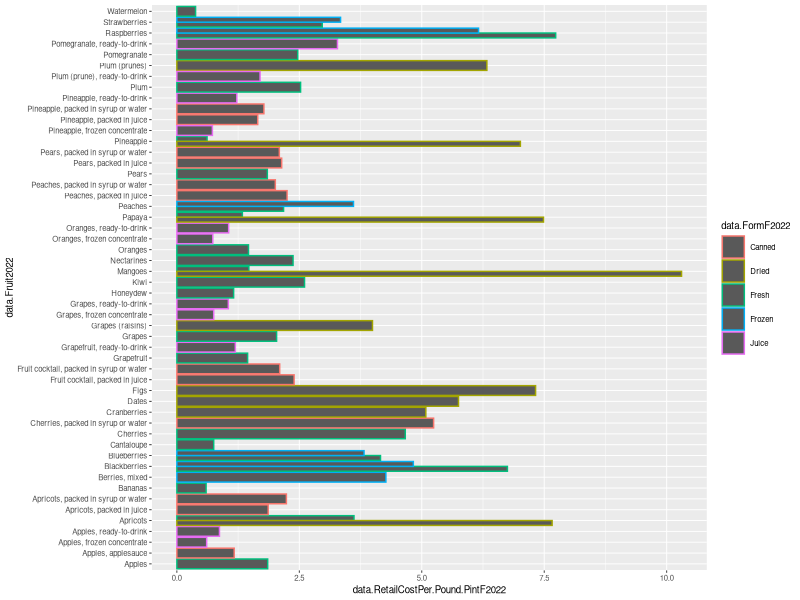
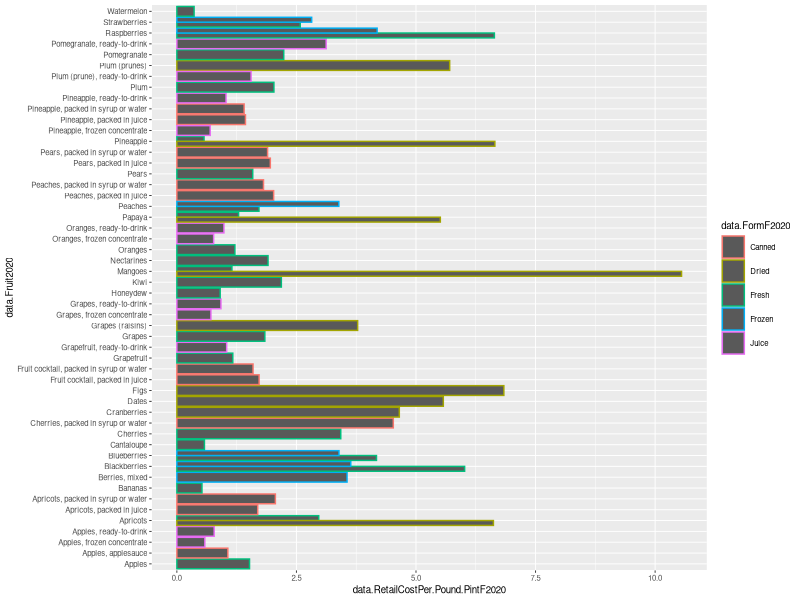
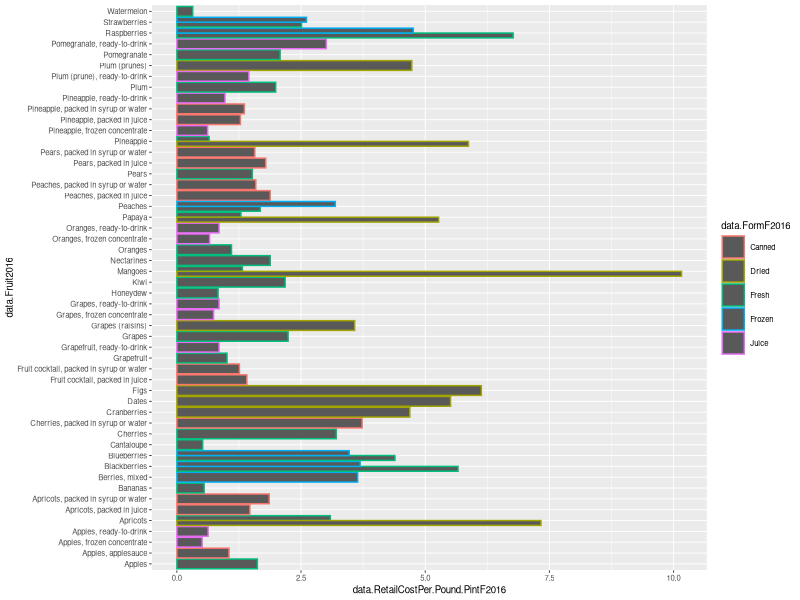
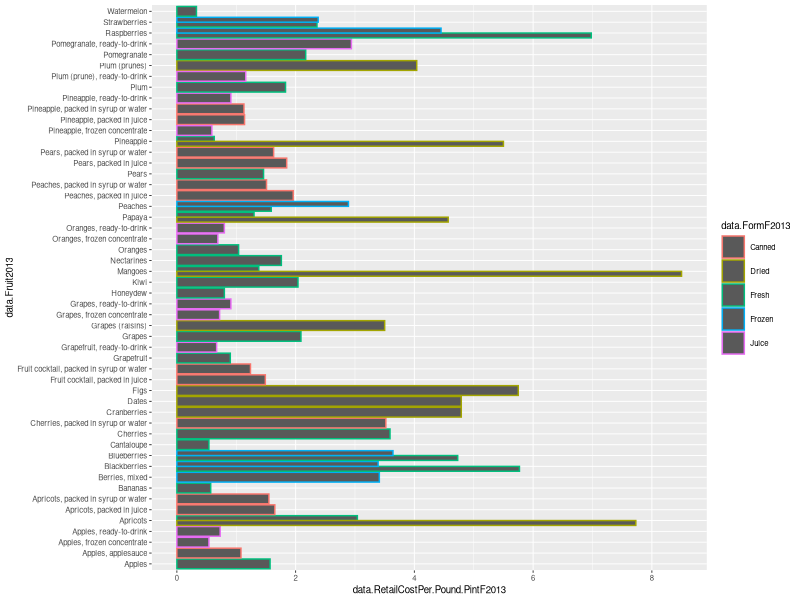
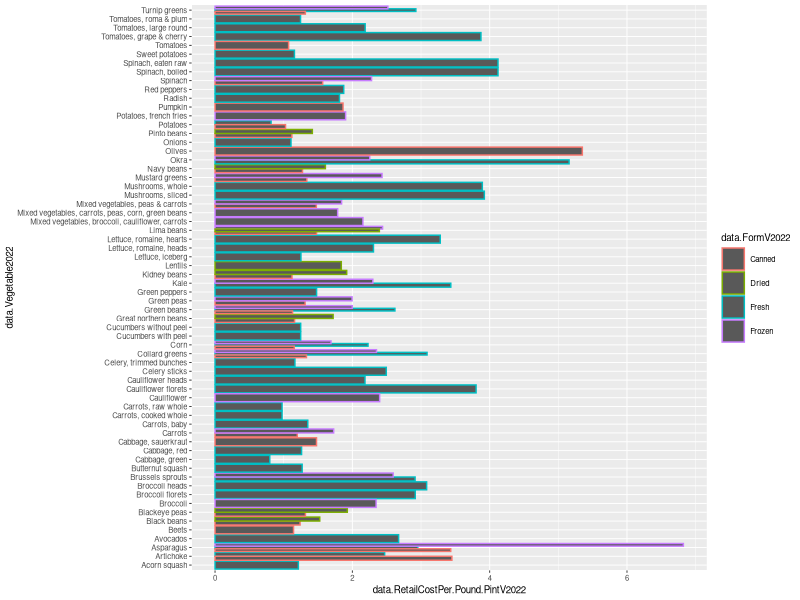
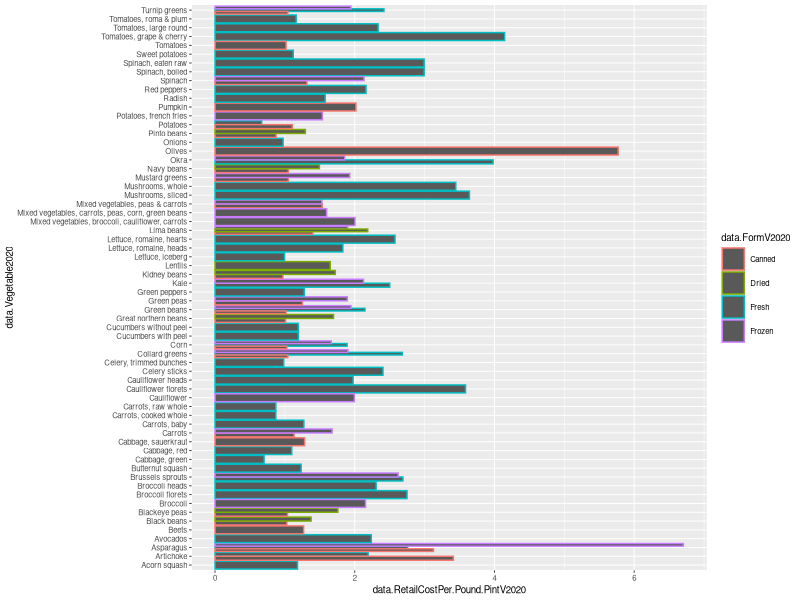
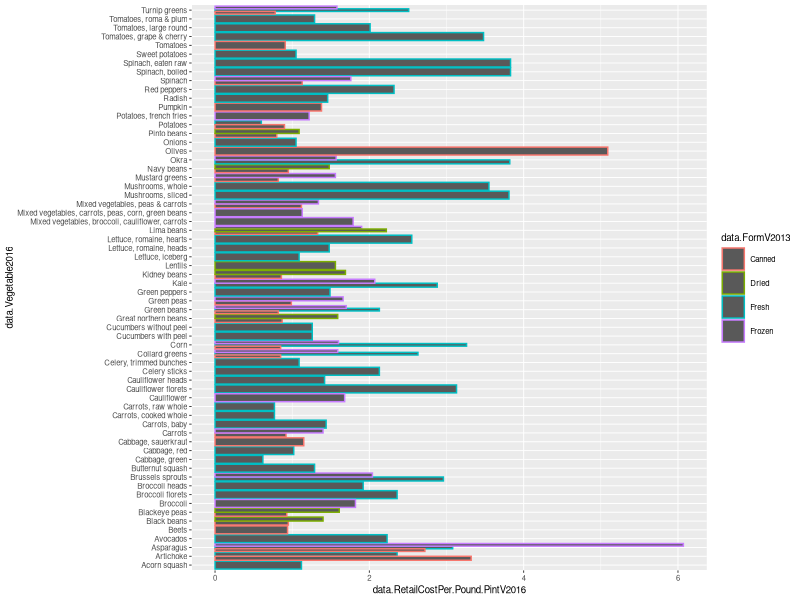
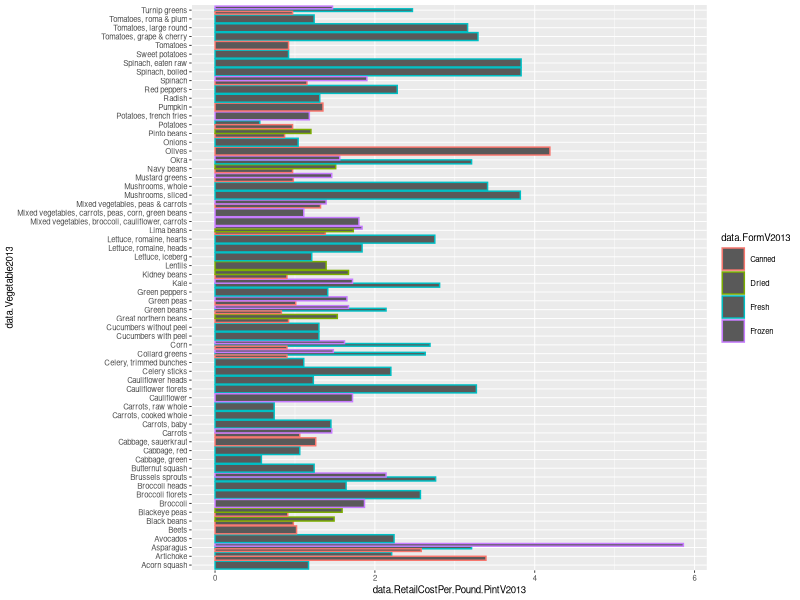

Write the R code that produced these figures, in order.
## ---- chunk 1
# Load ggplot2
library(ggplot2)

data <- read.csv("ProjectData.csv")

dataFruit <- data.frame(
  data$Fruit2022, data$FormF2022, data$RetailCostPer.Pound.PintF2022,
  data$Fruit2020, data$FormF2020, data$RetailCostPer.Pound.PintF2020,
  data$Fruit2016, data$FormF2016, data$RetailCostPer.Pound.PintF2016,
  data$Fruit2013, data$FormF2013, data$RetailCostPer.Pound.PintF2013
  )
dataVeg <- data.frame(
  data$Vegetable2022, data$FormV2022, data$RetailCostPer.Pound.PintV2022,
  data$Vegetable2020, data$FormV2020, data$RetailCostPer.Pound.PintV2020,
  data$Vegetable2016, data$FormV2016, data$RetailCostPer.Pound.PintV2016,
  data$Vegetable2013, data$FormV2013, data$RetailCostPer.Pound.PintV2013
  )

#Clean up the fruit/veg data (remove na rows):
print("Note: Some fruits/vegetables do not have price data for all 4 years can be excluded (example: Zucchinis only have data in 2022/2020)")
dataFruit <- na.omit(dataFruit)
dataVeg <- na.omit(dataVeg)

# Barplot
ggplot(dataFruit, aes(x=data.RetailCostPer.Pound.PintF2022, y=data.Fruit2022, color = data.FormF2022, shape = data.FormF2022)) + geom_bar(position="dodge", stat = "identity") + theme_gray(base_size = 7)
ggplot(dataFruit, aes(x=data.RetailCostPer.Pound.PintF2020, y=data.Fruit2020, color = data.FormF2020, shape = data.FormF2020)) + geom_bar(position="dodge", stat = "identity") + theme_gray(base_size = 7)
ggplot(dataFruit, aes(x=data.RetailCostPer.Pound.PintF2016, y=data.Fruit2016, color = data.FormF2016, shape = data.FormF2016)) + geom_bar(position="dodge", stat = "identity") + theme_gray(base_size = 7)
ggplot(dataFruit, aes(x=data.RetailCostPer.Pound.PintF2013, y=data.Fruit2013, color = data.FormF2013, shape = data.FormF2013)) + geom_bar(position="dodge", stat = "identity") + theme_gray(base_size = 7)
ggplot(dataVeg, aes(x=data.RetailCostPer.Pound.PintV2022, y=data.Vegetable2022, color = data.FormV2022, shape = data.FormV2022)) + geom_bar(position="dodge", stat = "identity") + theme_gray(base_size = 7)
ggplot(dataVeg, aes(x=data.RetailCostPer.Pound.PintV2020, y=data.Vegetable2020, color = data.FormV2020, shape = data.FormV2020)) + geom_bar(position="dodge", stat = "identity") + theme_gray(base_size = 7)
ggplot(dataVeg, aes(x=data.RetailCostPer.Pound.PintV2016, y=data.Vegetable2016, color = data.FormV2013, shape = data.FormV2016)) + geom_bar(position="dodge", stat = "identity") + theme_gray(base_size = 7)
ggplot(dataVeg, aes(x=data.RetailCostPer.Pound.PintV2013, y=data.Vegetable2013, color = data.FormV2013, shape = data.FormV2013)) + geom_bar(position="dodge", stat = "identity") + theme_gray(base_size = 7)
#U.S. Department of Agriculture, Economic Research Service. (2024). Fruit and vegetable prices.
#Large variance in fruit prices
## ---- chunk 2
print(dataFruit)
print(dataVeg)
## ---- chunk 3
# Checking the mean price across years
# Fruits
fruit_retail_cost <- data.frame(RetailCost_2013 = dataFruit$data.RetailCostPer.Pound.PintF2013, 
                                    RetailCost_2016 = dataFruit$data.RetailCostPer.Pound.PintF2016, 
                                    RetailCost_2020 = dataFruit$data.RetailCostPer.Pound.PintF2020, 
                                    RetailCost_2022 = dataFruit$data.RetailCostPer.Pound.PintF2022)

print(fruit_retail_cost)

# Vegetables
veg_retail_cost <- data.frame(RetailCost_2013 = dataVeg$data.RetailCostPer.Pound.PintV2013,
                              RetailCost_2016 = dataVeg$data.RetailCostPer.Pound.PintV2016,
                              RetailCost_2020 = dataVeg$data.RetailCostPer.Pound.PintV2020,
                              RetailCost_2022 = dataVeg$data.RetailCostPer.Pound.PintV2022)
print(veg_retail_cost)
## ---- chunk 4
summary(fruit_retail_cost) # We can see there is increase in mean prices over the time span
## ---- chunk 5
summary(veg_retail_cost) # We can see there is increase in mean prices over the time span
## ---- chunk 6
dataF2022 <- data.frame(
  cost <- data$RetailCostPer.Pound.PintF2022,
  year <- 2022
)
dataF2020 <- data.frame(
  cost <- data$RetailCostPer.Pound.PintF2020,
  year <- 2020
)
dataF2016 <- data.frame(
  cost <- data$RetailCostPer.Pound.PintF2016,
  year <- 2016
)
dataF2013 <- data.frame(
  cost <- data$RetailCostPer.Pound.PintF2013,
  year <- 2013
)

dataF <- data.frame(
  cost <- c(dataF2022$cost, dataF2020$cost, dataF2016$cost, dataF2013$cost),
  year <- c(dataF2022$year, dataF2020$year, dataF2016$year, dataF2013$year)
)

levels(dataF$year)
boxplot(cost ~ year, data = dataF)

dataV2022 <- data.frame(
  cost <- data$RetailCostPer.Pound.PintV2022,
  year <- 2022
)
dataV2020 <- data.frame(
  cost <- data$RetailCostPer.Pound.PintV2020,
  year <- 2020
)
dataV2016 <- data.frame(
  cost <- data$RetailCostPer.Pound.PintV2016,
  year <- 2016
)
dataV2013 <- data.frame(
  cost <- data$RetailCostPer.Pound.PintV2013,
  year <- 2013
)

dataV <- data.frame(
  cost <- c(dataV2022$cost, dataV2020$cost, dataV2016$cost, dataV2013$cost),
  year <- c(dataV2022$year, dataV2020$year, dataV2016$year, dataV2013$year)
)

levels(dataV$year)
boxplot(cost ~ year, data = dataV)
## ---- chunk 7
# Let's plot a graph to see the overall price trend
library(ggplot2)

years <- c(2013, 2016, 2020, 2022)
fruit_retail_cost_avg <- c(mean(fruit_retail_cost$RetailCost_2013),
                           mean(fruit_retail_cost$RetailCost_2016),
                           mean(fruit_retail_cost$RetailCost_2020),
                                mean(fruit_retail_cost$RetailCost_2022))

veg_retail_cost_avg <- c(mean(veg_retail_cost$RetailCost_2013),
                         mean(veg_retail_cost$RetailCost_2016),
                         mean(veg_retail_cost$RetailCost_2020),
                         mean(veg_retail_cost$RetailCost_2022))

# Line plot
plot(years, fruit_retail_cost_avg, type="o", col = "red", ylim = range(c(fruit_retail_cost_avg, veg_retail_cost_avg)), xlab = "Year", ylab = "Average Retail Cost",  main = "Average Retail Cost of Fruits and Vegetables (2013–2022)")

lines(years, veg_retail_cost_avg, type = "o", col = "blue") # Adding vegetable line to the above plot

legend("topleft", legend = c("Fruits", "Vegetables"), col = c("red", "blue"))

# We can see a gradual shift until 2020 and then a sudden hunp in 2022 for both vegetables and fruits.
## ---- chunk 8
# Preparing data for hypothesis test
fruit_retail_cost$Fruits <- dataFruit$data.Fruit2022

fruits_new_order <- c("Fruits", "RetailCost_2013", "RetailCost_2016", "RetailCost_2020", "RetailCost_2022")
fruit_retail_cost <- fruit_retail_cost[, fruits_new_order]
print(fruit_retail_cost)

veg_retail_cost$Vegetables <- dataVeg$data.Vegetable2022

veg_new_order <- c("Vegetables", "RetailCost_2013", "RetailCost_2016", "RetailCost_2020", "RetailCost_2022")
veg_retail_cost <- veg_retail_cost[, veg_new_order]
print(veg_retail_cost)

# Saving files to reshape the data to long format using excel
write.csv(fruit_retail_cost, file = "Fruits_Retail_Cost.csv")
write.csv(veg_retail_cost, file = "Veg_Retail_Cost.csv")
## ---- chunk 9
# Let's do a hypothesis test to verify if the mean costs of fruits have significantly changed before vs. after 2020

print(fruit_retail_cost)

fruit_2013_avg <- mean(fruit_retail_cost$RetailCost_2013)
fruit_2016_avg <- mean(fruit_retail_cost$RetailCost_2016)
fruit_2020_avg <- mean(fruit_retail_cost$RetailCost_2020)
fruit_2022_avg <- mean(fruit_retail_cost$RetailCost_2022)

fruits_yearly <- data.frame(Year=c(2013, 2016, 2020, 2022),
                            Avg_Cost=c(fruit_2013_avg, fruit_2016_avg, fruit_2020_avg, fruit_2022_avg))
fruits_yearly
## ---- chunk 10
# Hypothesis test
fruits_yearly$Period <- ifelse(fruits_yearly$Year < 2020, "Before2020", "After2020")
anova_results_fruit <- aov(Avg_Cost ~ Year, data = fruits_yearly)
summary(anova_results_fruit)
# Since the p-value > 0.05 for the ANOVA we can conclude that there exist no evidence that the prices significantly increased for fruits after 2022.
## ---- chunk 11
# Let's see for vegetables now
print(veg_retail_cost)

veg_2013_avg <- mean(veg_retail_cost$RetailCost_2013)
veg_2016_avg <- mean(veg_retail_cost$RetailCost_2016)
veg_2020_avg <- mean(veg_retail_cost$RetailCost_2020)
veg_2022_avg <- mean(veg_retail_cost$RetailCost_2022)

veg_yearly <- data.frame(Year=c(2013, 2016, 2020, 2022),
                            Avg_Cost=c(veg_2013_avg, veg_2016_avg, veg_2020_avg, veg_2022_avg))
veg_yearly
## ---- chunk 12
# Hypothesis test
#veg_yearly$Period <- ifelse(veg_yearly$Year < 2020, "Before2020", "After2020")

anova_result <- aov(Avg_Cost ~ Year, data = veg_yearly)
summary(anova_result)
# Since the p-value > 0.05 for the ANOVA we can conclude that there exist no evidence that the prices significantly increased for vegetables after 2022.
## ---- chunk 13
# At last we can conclude that the difference in the means of the cost is due to a random chance. There exist no statistically significant reason that the prices changed drastically after a period of time
## ---- chunk 14
# Prediction of price for fruits
fruits_reshaped <- read.csv("Fruits_Retail_Cost_reshaped.csv")
fruits_reshaped
## ---- chunk 15
reshaped_model_fruit <- lm(RetailCost ~ Year * Fruits, data = fruits_reshaped)
reshaped_model_fruit
## ---- chunk 16
# Predict price of fruits
predict_data_fruit <- data.frame(
  Year = 2019,
  Fruits = "Apples"
)

fruit_predict_results <- predict(reshaped_model_fruit, newdata = predict_data_fruit)
fruit_predict_results
## ---- chunk 17
# Prediction of price for vegetables
veg_reshaped <- read.csv("Veg_Retail_Cost_reshaped.csv")
veg_reshaped
## ---- chunk 18
reshaped_model_veg <- lm(RetailCost ~ Year * Vegetables, data = veg_reshaped)
reshaped_model_veg
## ---- chunk 19
# Predict price of vegetables
predict_data_veg <- data.frame(
  Year = 2017,
  Vegetables = "Avocados"
)

veg_predict_results <- predict(reshaped_model_veg, newdata = predict_data_veg)
veg_predict_results
## ---- chunk 20
summary(reshaped_model_fruit)
## ---- chunk 21
summary(reshaped_model_veg)
## ---- chunk 22
plot(reshaped_model_veg)
# We can see the most residuals lie between -2 and +2, indicating model generally fits well.
# Red line is relatively flat indicating no clear pattern
## ---- chunk 23
plot(reshaped_model_fruit)
# We can see the most residuals lie between -2 and +2, indicating model generally fits well.
# Red line is relatively flat indicating no clear pattern
## ---- chunk 24
shapiro.test(residuals(reshaped_model_fruit))
shapiro.test(residuals(reshaped_model_veg))

# This test shows that the p-value residuals are not normally distributed. Might be due to skweness or outliers.

## ---- chunk 25
qqnorm(residuals(reshaped_model_fruit)); qqline(residuals(reshaped_model_fruit), col = "red")
qqnorm(residuals(reshaped_model_veg)); qqline(residuals(reshaped_model_veg), col = "blue")

# The qq plot confirms the deviation in at the tails indicating non-linearity.
# For future improvements we can use log transformation for better normality distribution or robust regression which is less sensitive to outliers/non-normality.

